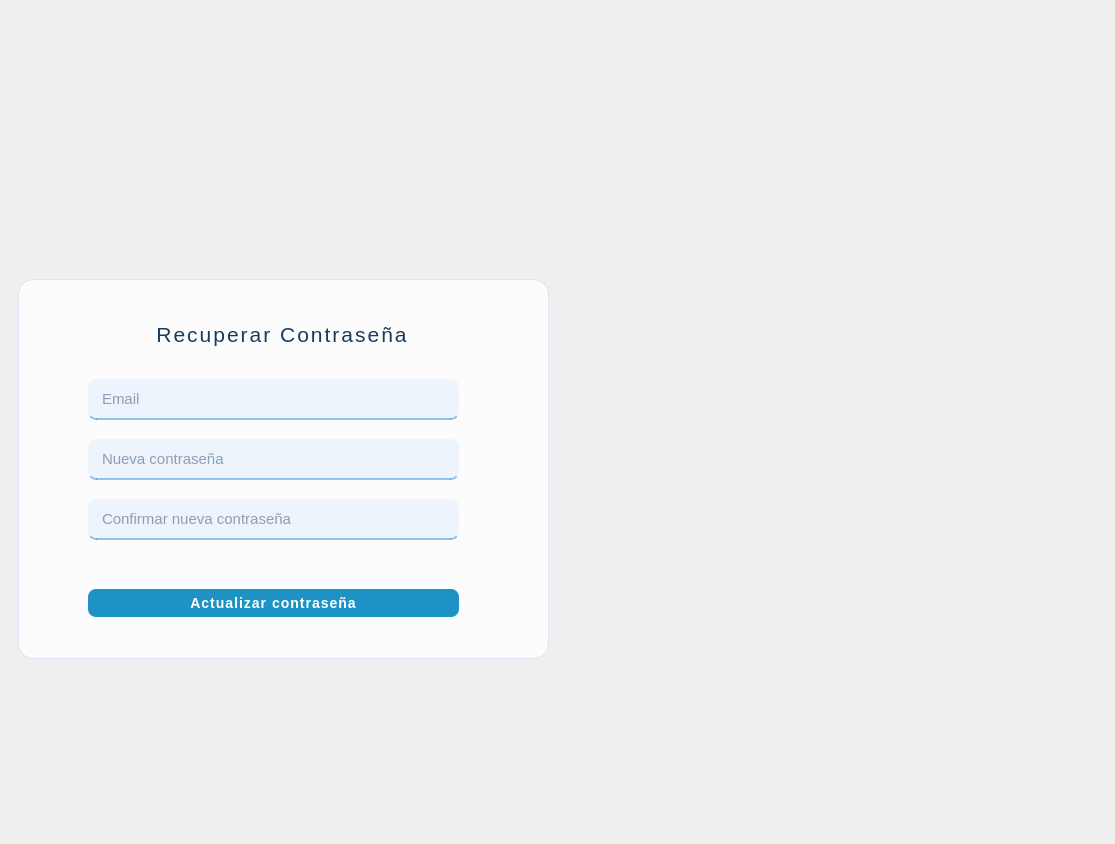
<?xml version="1.0" encoding="UTF-8"?>
<ui version="4.0">
 <class>MainWindow</class>
 <widget class="QMainWindow" name="MainWindow">
  <property name="geometry">
   <rect>
    <x>0</x>
    <y>0</y>
    <width>1115</width>
    <height>844</height>
   </rect>
  </property>
  <property name="windowTitle">
   <string>Recuperar contraseña</string>
  </property>
  <widget class="QWidget" name="centralwidget">
   <property name="styleSheet">
    <string notr="true">#centralwidget{
	border-image: url(:/imagenes/fondo.jpg);
}</string>
   </property>
   <layout class="QHBoxLayout" name="horizontalLayout">
    <item>
     <layout class="QHBoxLayout" name="horizontalLayout_2">
      <item>
       <widget class="QWidget" name="widget" native="true">
        <widget class="QWidget" name="widget_2" native="true">
         <property name="geometry">
          <rect>
           <x>9</x>
           <y>270</y>
           <width>531</width>
           <height>380</height>
          </rect>
         </property>
         <property name="styleSheet">
          <string notr="true">QWidget#widget_2 {
	background-color: rgba(255, 255, 255, 0.82);
	border-radius: 16px;
	border: 1px solid rgba(200, 220, 245, 0.6);
}</string>
         </property>

         <!-- Título -->
         <widget class="QLabel" name="lbl_titulo">
          <property name="geometry">
           <rect>
            <x>14</x>
            <y>30</y>
            <width>501</width>
            <height>51</height>
           </rect>
          </property>
          <property name="text">
           <string>&lt;html&gt;&lt;head/&gt;&lt;body&gt;&lt;p&gt;&lt;span style=&quot; font-size:16pt; font-weight:300; color:#1a3a5c; letter-spacing:2px;&quot;&gt;Recuperar Contraseña&lt;/span&gt;&lt;/p&gt;&lt;/body&gt;&lt;/html&gt;</string>
          </property>
          <property name="textFormat">
           <enum>Qt::RichText</enum>
          </property>
          <property name="alignment">
           <set>Qt::AlignCenter</set>
          </property>
         </widget>

         <!-- Input Email -->
         <widget class="QLineEdit" name="in_email">
          <property name="geometry">
           <rect>
            <x>70</x>
            <y>100</y>
            <width>371</width>
            <height>41</height>
           </rect>
          </property>
          <property name="styleSheet">
           <string notr="true">QLineEdit {
	font-size: 15px;
	color: #2c4a6e;
	background-color: rgba(230, 241, 251, 0.7);
	border: none;
	border-bottom: 2px solid rgba(55, 138, 221, 0.5);
	border-radius: 8px;
	padding: 6px 12px;
}
QLineEdit:focus {
	background-color: rgba(230, 241, 251, 0.95);
	border-bottom: 2px solid rgb(55, 138, 221);
}</string>
          </property>
          <property name="placeholderText">
           <string>Email</string>
          </property>
         </widget>

         <!-- Input Nueva Contraseña -->
         <widget class="QLineEdit" name="in_nueva_contrasena">
          <property name="geometry">
           <rect>
            <x>70</x>
            <y>160</y>
            <width>371</width>
            <height>41</height>
           </rect>
          </property>
          <property name="styleSheet">
           <string notr="true">QLineEdit {
	font-size: 15px;
	color: #2c4a6e;
	background-color: rgba(230, 241, 251, 0.7);
	border: none;
	border-bottom: 2px solid rgba(55, 138, 221, 0.5);
	border-radius: 8px;
	padding: 6px 12px;
}
QLineEdit:focus {
	background-color: rgba(230, 241, 251, 0.95);
	border-bottom: 2px solid rgb(55, 138, 221);
}</string>
          </property>
          <property name="placeholderText">
           <string>Nueva contraseña</string>
          </property>
          <property name="echoMode">
           <enum>QLineEdit::Password</enum>
          </property>
         </widget>

         <!-- Input Confirmar Nueva Contraseña -->
         <widget class="QLineEdit" name="in_confirmar">
          <property name="geometry">
           <rect>
            <x>70</x>
            <y>220</y>
            <width>371</width>
            <height>41</height>
           </rect>
          </property>
          <property name="styleSheet">
           <string notr="true">QLineEdit {
	font-size: 15px;
	color: #2c4a6e;
	background-color: rgba(230, 241, 251, 0.7);
	border: none;
	border-bottom: 2px solid rgba(55, 138, 221, 0.5);
	border-radius: 8px;
	padding: 6px 12px;
}
QLineEdit:focus {
	background-color: rgba(230, 241, 251, 0.95);
	border-bottom: 2px solid rgb(55, 138, 221);
}</string>
          </property>
          <property name="placeholderText">
           <string>Confirmar nueva contraseña</string>
          </property>
          <property name="echoMode">
           <enum>QLineEdit::Password</enum>
          </property>
         </widget>

         <!-- Botón Actualizar -->
         <widget class="QPushButton" name="botonRecuperar">
          <property name="geometry">
           <rect>
            <x>70</x>
            <y>310</y>
            <width>371</width>
            <height>28</height>
           </rect>
          </property>
          <property name="styleSheet">
           <string notr="true">QPushButton {
	background-color: rgb(29, 147, 197);
	color: white;
	font-size: 14px;
	font-weight: 500;
	letter-spacing: 1px;
	border: none;
	border-radius: 8px;
	padding: 6px;
}
QPushButton:hover {
	background-color: rgb(24, 95, 165);
}
QPushButton:pressed {
	background-color: rgb(12, 68, 124);
}</string>
          </property>
          <property name="text">
           <string>Actualizar contraseña</string>
          </property>
         </widget>

        </widget>
       </widget>
      </item>
      <item>
       <widget class="QWidget" name="widget_3" native="true"/>
      </item>
     </layout>
    </item>
   </layout>
  </widget>
 </widget>
 <resources>
  <include location="../imagenes/recursos.qrc"/>
 </resources>
 <connections/>
</ui>
